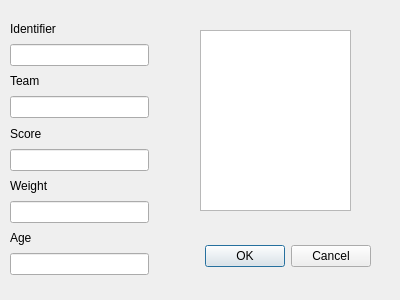
<?xml version="1.0" encoding="UTF-8"?>
<ui version="4.0">
 <class>AddItemDialog</class>
 <widget class="QDialog" name="AddItemDialog">
  <property name="geometry">
   <rect>
    <x>0</x>
    <y>0</y>
    <width>400</width>
    <height>300</height>
   </rect>
  </property>
  <property name="windowTitle">
   <string>Dialog</string>
  </property>
  <widget class="QDialogButtonBox" name="buttonBox">
   <property name="geometry">
    <rect>
     <x>30</x>
     <y>240</y>
     <width>341</width>
     <height>32</height>
    </rect>
   </property>
   <property name="orientation">
    <enum>Qt::Horizontal</enum>
   </property>
   <property name="standardButtons">
    <set>QDialogButtonBox::Cancel|QDialogButtonBox::Ok</set>
   </property>
  </widget>
  <widget class="QGraphicsView" name="graphicsView">
   <property name="geometry">
    <rect>
     <x>200</x>
     <y>30</y>
     <width>151</width>
     <height>181</height>
    </rect>
   </property>
  </widget>
  <widget class="QWidget" name="">
   <property name="geometry">
    <rect>
     <x>10</x>
     <y>20</y>
     <width>139</width>
     <height>255</height>
    </rect>
   </property>
   <layout class="QVBoxLayout" name="verticalLayout">
    <item>
     <widget class="QLabel" name="IDLabel">
      <property name="text">
       <string>Identifier</string>
      </property>
     </widget>
    </item>
    <item>
     <widget class="QLineEdit" name="IDInput"/>
    </item>
    <item>
     <widget class="QLabel" name="TeamLabel">
      <property name="text">
       <string>Team</string>
      </property>
     </widget>
    </item>
    <item>
     <widget class="QLineEdit" name="TeamInput"/>
    </item>
    <item>
     <widget class="QLabel" name="ScoreLabel">
      <property name="text">
       <string>Score</string>
      </property>
     </widget>
    </item>
    <item>
     <widget class="QLineEdit" name="ScoreInput"/>
    </item>
    <item>
     <widget class="QLabel" name="WeightLabel">
      <property name="text">
       <string>Weight</string>
      </property>
     </widget>
    </item>
    <item>
     <widget class="QLineEdit" name="WeightInput"/>
    </item>
    <item>
     <widget class="QLabel" name="AgeLabel">
      <property name="text">
       <string>Age</string>
      </property>
     </widget>
    </item>
    <item>
     <widget class="QLineEdit" name="AgeInput"/>
    </item>
   </layout>
  </widget>
 </widget>
 <resources/>
 <connections>
  <connection>
   <sender>buttonBox</sender>
   <signal>accepted()</signal>
   <receiver>AddItemDialog</receiver>
   <slot>accept()</slot>
   <hints>
    <hint type="sourcelabel">
     <x>248</x>
     <y>254</y>
    </hint>
    <hint type="destinationlabel">
     <x>157</x>
     <y>274</y>
    </hint>
   </hints>
  </connection>
  <connection>
   <sender>buttonBox</sender>
   <signal>rejected()</signal>
   <receiver>AddItemDialog</receiver>
   <slot>reject()</slot>
   <hints>
    <hint type="sourcelabel">
     <x>316</x>
     <y>260</y>
    </hint>
    <hint type="destinationlabel">
     <x>286</x>
     <y>274</y>
    </hint>
   </hints>
  </connection>
 </connections>
</ui>
